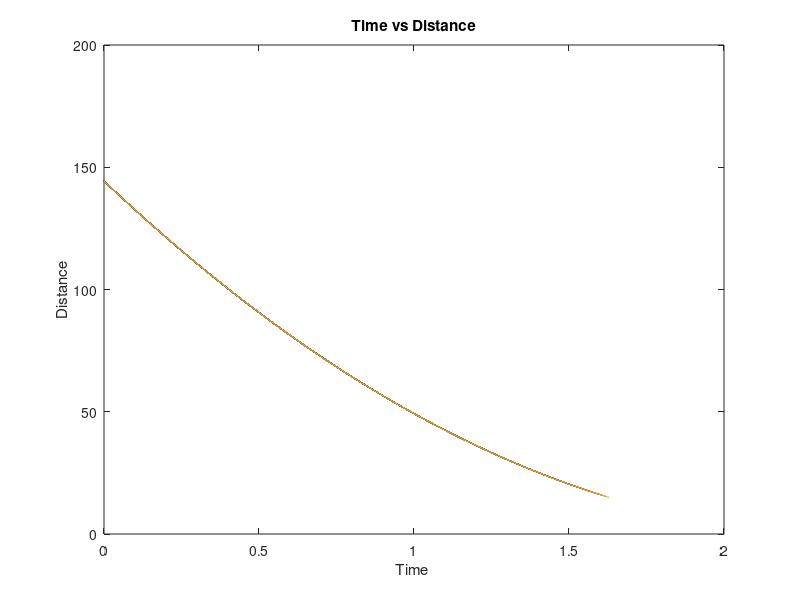

Write MATLAB code to recreate this figure.
% Kaan Işıldak / no: 090160360

% Question 1)
a(1) = 0;
a(2) = 1;
n = input('Please enter a nonnegative integer: ');
for i = 3:n
   a(i) = a(i-1)+a(i-2);
   a(i+1)=a(i)+a(i-1);
end

if(n==0)
        fprintf('The fibonacci sequence will be: ');
    fprintf('%1.0f',(0));
elseif(n==1)
        fprintf('The fibonacci sequence will be: ');
        fprintf('0,1');
else
    fprintf('The fibonacci sequence will be: ');
    fprintf('%1.0f,',a(1:i));
    fprintf('%1.0f',a(i+1));

end
a=0; % in order to run the program correctly over the previous one

% Question 2)
t=0;
d=150;
i=1;

while d>15
    x=5*t-10;
    y=25*(t)^2-120*t+144;
    d=(x^2+y^2)^(1/2);
    z(1,i)=d;
    q(1,i)=t;
    t=t+0.01;
    i=i+1;
    plot(q,z);
    xlabel('Time ')
    ylabel('Distance')
    title('Time vs Distance')
    hold on
    ylim([0 200])
end
fprintf('\nThe points that make the distance minimum is (%1.5f,%1.5f) ',x,y);